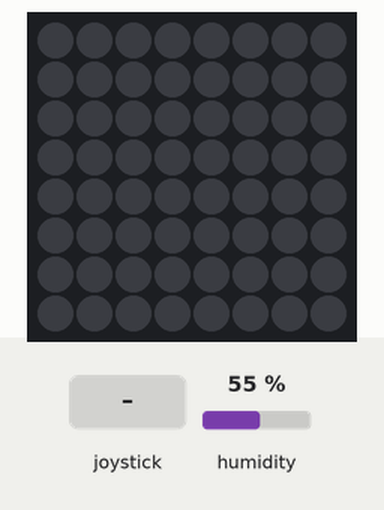
A program run on a simulated Raspberry Pi (BCM pin numbers) with a Sense HAT. Shown: the Sense HAT's 8×8 RGB LED matrix. Inputs (shaded band) come from the test bench; at power-on: humidity 55 %. The 64×8 strip is a reading aid, not a part: it shows the text the matrix is scrolling, unrolled, one strip-width of it at a time.

Above: at 1.2 s.
1.3 s: joystick pushed up
At 1.45 s:
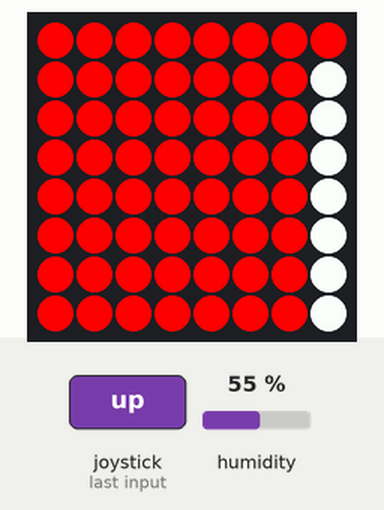
At 16.1 s:
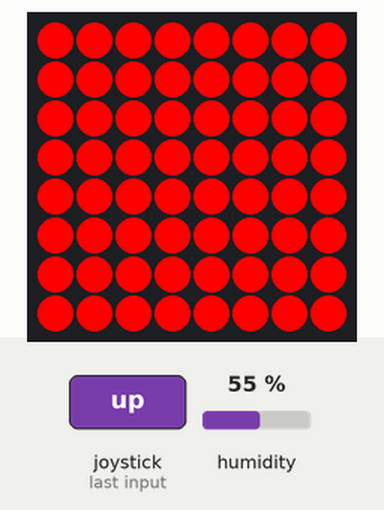

Measured:
- after the input at 1.3 s, the LEDs: first change at once (image 1 shows a later state)

The program:

sense_hat.py
```python
'''
Authors:     Brandon, Carson, Jack
Instructor:  Dr. Zhang
Course:      CPSC 341-01 IoT
Institution: Gonzaga University, Spokane, WA 99258
Date:        30 January 2023
Description: A file for practice with the basic functionality of Sense Hat with
             Raspberry Pi.
'''

from sense_hat import SenseHat
import time

if __name__ == '__main__':

    sns = SenseHat()

    g = (0, 255, 0) #Green
    b = (1, 1, 1) #Black
    w = (255, 255, 255) #White

    # Image 1: Frog
    img_1 = [
        w, g, g, g, w, g, g, g,
        w, g, b, g, w, g, b, g,
        g, g, g, g, g, g, g, g,
        g, b, b, b, b, b, b, b,
        g, g, g, g, g, g, g, g,
        g, g, g, g, g, g, g, g,
        g, g, g, g, g, g, g, g,
        g, g, w, g, g, g, w, g,
    ]

    r = (255, 0, 0) #Red
    bl = (0, 0, 255) #Blue
    t = (241, 194, 125) #Tan
    c = (116, 55, 71) #Crimson
    gy = (128, 128, 128) #Grey
    o = (255, 165, 0) #Orange
    k = (0,0,0) #Clear/Off

    #Image 2: Superman
    img_2 = [
        k, k, k, k, b, t, k, k,
        k, k, k, k, t, t, k, k,
        k, k, r, bl, r, o, r, k,
        r, r, bl, bl, bl, r, bl, k,
        c, c, t, c, bl, bl, b, t,
        k, c, c, c, r, c, k, k,
        k, k, k, b, gy, b, gy, k,
        k, k, k, r, k, k, r, k,
    ]

    # TODO: Display messages when actions. You should define the contents of the message, the color of the text, the color of the background, and the scroll speed.

    red = (255,0,0)
    blue = (0,0,255)
    text = (255,255,255)

    while True:
        for event in sns.stick.get_events():
            if event.direction == "down":
                # Display images. Define two or more images to display (see above).
                sns.set_pixels(img_1) #Display Image 1
                time.sleep(2) #Let the image display for 2 seconds
                sns.set_pixels(img_2) #Display Image 2
                time.sleep(2) #Let the Image display for 2 seconds
            elif event.direction == "left":
                # display temp with tree for hot/cold with diff colors and speeds etc
                temp = round(sns.get_temperature())
                if temp >= 24: # higher than 24C show red background and display
                    message = 'Temp: %dC'%(temp)
                    sns.show_message(message,.1,text,red)
                elif temp < 24: # lower than 24C show blue background asnd display
                    message = 'Temp: %dC'%(temp)
                    sns.show_message(message,.1,text,blue)
            elif event.direction == "up":
                # display humidity with tree etc
                humidity = round(sns.get_humidity())
                if humidity >= 50: # higher than 50% show red background and display
                    message = 'Humidity: %d'%(humidity)
                    sns.show_message(message,.1,text,red)
                elif humidity < 50: # lower than 50% show blue background asnd display
                    message = 'Humidity: %d'%(humidity)
                    sns.show_message(message,.1,text,blue)
            elif event.direction == "right":
                # display presure with tree etc
                pressure = round(sns.get_pressure())
                if pressure >= 1013: # lower than 1013 mbars show blue background asnd display
                    message = 'Pressure: %dmbars'%(pressure)
                    sns.show_message(message,.1,text,red)
                elif pressure < 1013: # higher than 1013 mbars show red background and display
                    message = 'Pressure: %dmbars'%(pressure)
                    sns.show_message(message,.1,text,blue)
            else:
                raise ValueError("ValueError")
```
